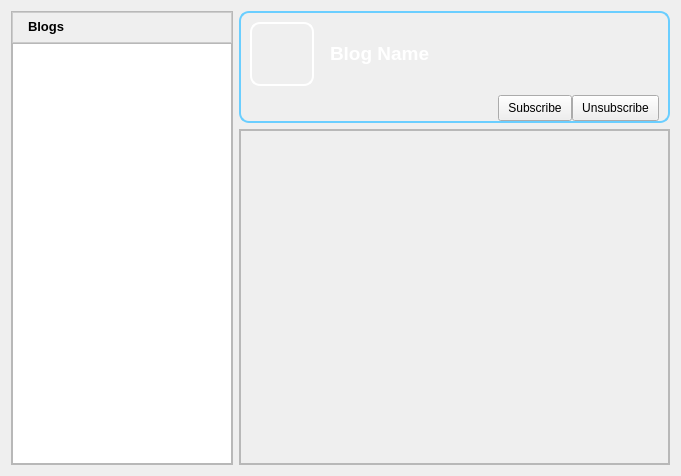
<?xml version="1.0" encoding="UTF-8"?>
<ui version="4.0">
 <class>BlogsDialog</class>
 <widget class="QWidget" name="BlogsDialog">
  <property name="geometry">
   <rect>
    <x>0</x>
    <y>0</y>
    <width>681</width>
    <height>476</height>
   </rect>
  </property>
  <property name="sizeIncrement">
   <size>
    <width>0</width>
    <height>0</height>
   </size>
  </property>
  <property name="baseSize">
   <size>
    <width>0</width>
    <height>0</height>
   </size>
  </property>
  <property name="windowTitle">
   <string>Form</string>
  </property>
  <layout class="QGridLayout" name="gridLayout_7">
   <item row="0" column="0">
    <widget class="QFrame" name="chanFrame">
     <property name="sizePolicy">
      <sizepolicy hsizetype="Preferred" vsizetype="Preferred">
       <horstretch>0</horstretch>
       <verstretch>0</verstretch>
      </sizepolicy>
     </property>
     <property name="minimumSize">
      <size>
       <width>222</width>
       <height>0</height>
      </size>
     </property>
     <property name="maximumSize">
      <size>
       <width>222</width>
       <height>16777215</height>
      </size>
     </property>
     <property name="sizeIncrement">
      <size>
       <width>0</width>
       <height>0</height>
      </size>
     </property>
     <property name="baseSize">
      <size>
       <width>221</width>
       <height>0</height>
      </size>
     </property>
     <property name="frameShape">
      <enum>QFrame::StyledPanel</enum>
     </property>
     <property name="frameShadow">
      <enum>QFrame::Raised</enum>
     </property>
     <layout class="QGridLayout" name="gridLayout_5">
      <property name="margin">
       <number>0</number>
      </property>
      <property name="spacing">
       <number>0</number>
      </property>
      <item row="0" column="0">
       <widget class="QFrame" name="chheaderframe">
        <property name="minimumSize">
         <size>
          <width>220</width>
          <height>0</height>
         </size>
        </property>
        <property name="maximumSize">
         <size>
          <width>220</width>
          <height>38</height>
         </size>
        </property>
        <property name="baseSize">
         <size>
          <width>220</width>
          <height>0</height>
         </size>
        </property>
        <property name="styleSheet">
         <string notr="true"> QFrame#chheaderframe{
background-color: qlineargradient(x1:0, y1:0, x2:0, y2:1,
                                       stop:0 #FEFEFE, stop:1 #E8E8E8);

border: 1px solid #CCCCCC;}

</string>
        </property>
        <property name="frameShape">
         <enum>QFrame::StyledPanel</enum>
        </property>
        <property name="frameShadow">
         <enum>QFrame::Raised</enum>
        </property>
        <layout class="QGridLayout" name="gridLayout_6">
         <property name="margin">
          <number>2</number>
         </property>
         <item row="0" column="0">
          <layout class="QGridLayout" name="_2">
           <property name="verticalSpacing">
            <number>0</number>
           </property>
           <item row="0" column="0">
            <widget class="QLabel" name="label">
             <property name="maximumSize">
              <size>
               <width>24</width>
               <height>24</height>
              </size>
             </property>
             <property name="text">
              <string/>
             </property>
             <property name="pixmap">
              <pixmap resource="../../images.qrc">:/images/kblogger.png</pixmap>
             </property>
             <property name="scaledContents">
              <bool>true</bool>
             </property>
            </widget>
           </item>
           <item row="0" column="1">
            <widget class="QLabel" name="label_2">
             <property name="text">
              <string>&lt;!DOCTYPE HTML PUBLIC &quot;-//W3C//DTD HTML 4.0//EN&quot; &quot;http://www.w3.org/TR/REC-html40/strict.dtd&quot;&gt;
&lt;html&gt;&lt;head&gt;&lt;meta name=&quot;qrichtext&quot; content=&quot;1&quot; /&gt;&lt;style type=&quot;text/css&quot;&gt;
p, li { white-space: pre-wrap; }
&lt;/style&gt;&lt;/head&gt;&lt;body style=&quot; font-family:'MS Shell Dlg 2'; font-size:8.25pt; font-weight:400; font-style:normal;&quot;&gt;
&lt;p style=&quot; margin-top:0px; margin-bottom:0px; margin-left:0px; margin-right:0px; -qt-block-indent:0; text-indent:0px;&quot;&gt;&lt;span style=&quot; font-family:'Arial'; font-size:10pt; font-weight:600;&quot;&gt;Blogs&lt;/span&gt;&lt;/p&gt;&lt;/body&gt;&lt;/html&gt;</string>
             </property>
            </widget>
           </item>
          </layout>
         </item>
         <item row="0" column="1">
          <spacer>
           <property name="orientation">
            <enum>Qt::Horizontal</enum>
           </property>
           <property name="sizeHint" stdset="0">
            <size>
             <width>123</width>
             <height>13</height>
            </size>
           </property>
          </spacer>
         </item>
         <item row="0" column="3">
          <widget class="QPushButton" name="blogpushButton">
           <property name="toolTip">
            <string>Add</string>
           </property>
           <property name="styleSheet">
            <string notr="true">QPushButton::menu-indicator {
     subcontrol-origin: padding;
     subcontrol-position: bottom right;
 }

 QPushButton::menu-indicator:pressed, QPushButton::menu-indicator:open {
     position: relative;
     top: 2px; left: 2px; /* shift the arrow by 2 px */
 }

 QPushButton:hover {
	border: 1px solid #CCCCCC;
 }</string>
           </property>
           <property name="text">
            <string/>
           </property>
           <property name="icon">
            <iconset resource="../../images.qrc">
             <normaloff>:/images/edit_add24.png</normaloff>:/images/edit_add24.png</iconset>
           </property>
           <property name="iconSize">
            <size>
             <width>16</width>
             <height>16</height>
            </size>
           </property>
           <property name="default">
            <bool>false</bool>
           </property>
           <property name="flat">
            <bool>true</bool>
           </property>
          </widget>
         </item>
         <item row="0" column="2">
          <widget class="QToolButton" name="postButton">
           <property name="sizePolicy">
            <sizepolicy hsizetype="Preferred" vsizetype="Fixed">
             <horstretch>0</horstretch>
             <verstretch>0</verstretch>
            </sizepolicy>
           </property>
           <property name="minimumSize">
            <size>
             <width>0</width>
             <height>25</height>
            </size>
           </property>
           <property name="toolTip">
            <string>&lt;!DOCTYPE HTML PUBLIC &quot;-//W3C//DTD HTML 4.0//EN&quot; &quot;http://www.w3.org/TR/REC-html40/strict.dtd&quot;&gt;
&lt;html&gt;&lt;head&gt;&lt;meta name=&quot;qrichtext&quot; content=&quot;1&quot; /&gt;&lt;style type=&quot;text/css&quot;&gt;
p, li { white-space: pre-wrap; }
&lt;/style&gt;&lt;/head&gt;&lt;body style=&quot; font-family:'MS Shell Dlg 2'; font-size:8.25pt; font-weight:400; font-style:normal;&quot;&gt;
&lt;p style=&quot; margin-top:0px; margin-bottom:0px; margin-left:0px; margin-right:0px; -qt-block-indent:0; text-indent:0px;&quot;&gt;&lt;span style=&quot; font-size:8pt;&quot;&gt;Post To Blog&lt;/span&gt;&lt;/p&gt;&lt;/body&gt;&lt;/html&gt;</string>
           </property>
           <property name="styleSheet">
            <string notr="true"/>
           </property>
           <property name="text">
            <string/>
           </property>
           <property name="icon">
            <iconset resource="../../images.qrc">
             <normaloff>:/images/mail_send.png</normaloff>:/images/mail_send.png</iconset>
           </property>
           <property name="autoRaise">
            <bool>true</bool>
           </property>
          </widget>
         </item>
        </layout>
       </widget>
      </item>
      <item row="1" column="0">
       <widget class="QTreeView" name="treeView">
        <property name="contextMenuPolicy">
         <enum>Qt::CustomContextMenu</enum>
        </property>
       </widget>
      </item>
     </layout>
    </widget>
   </item>
   <item row="0" column="1">
    <layout class="QGridLayout" name="gridLayout_4">
     <item row="0" column="0">
      <widget class="QFrame" name="frame">
       <property name="styleSheet">
        <string notr="true">QFrame#frame{
border: 2px solid #6ACEFF;
border-radius: 10px;
background-color: qlineargradient(x1:0, y1:0, x2:0, y2:1,
                                       stop:0 #0076B1, stop:1 #12A3EB);}</string>
       </property>
       <property name="frameShape">
        <enum>QFrame::StyledPanel</enum>
       </property>
       <property name="frameShadow">
        <enum>QFrame::Raised</enum>
       </property>
       <layout class="QGridLayout" name="gridLayout_3">
        <property name="verticalSpacing">
         <number>0</number>
        </property>
        <property name="margin">
         <number>0</number>
        </property>
        <item row="0" column="0">
         <layout class="QGridLayout" name="gridLayout_2">
          <property name="horizontalSpacing">
           <number>16</number>
          </property>
          <property name="margin">
           <number>9</number>
          </property>
          <item row="0" column="0">
           <widget class="QLabel" name="iconLabel">
            <property name="minimumSize">
             <size>
              <width>64</width>
              <height>64</height>
             </size>
            </property>
            <property name="maximumSize">
             <size>
              <width>64</width>
              <height>64</height>
             </size>
            </property>
            <property name="styleSheet">
             <string notr="true">QLabel{
border: 2px solid white;
border-radius: 10px;
}</string>
            </property>
            <property name="text">
             <string/>
            </property>
            <property name="pixmap">
             <pixmap resource="../../images.qrc">:/images/hi64-app-kblogger.png</pixmap>
            </property>
            <property name="scaledContents">
             <bool>false</bool>
            </property>
            <property name="alignment">
             <set>Qt::AlignCenter</set>
            </property>
           </widget>
          </item>
          <item row="0" column="1">
           <widget class="QLabel" name="nameLabel">
            <property name="font">
             <font>
              <weight>75</weight>
              <bold>true</bold>
             </font>
            </property>
            <property name="styleSheet">
             <string notr="true"/>
            </property>
            <property name="text">
             <string>&lt;!DOCTYPE HTML PUBLIC &quot;-//W3C//DTD HTML 4.0//EN&quot; &quot;http://www.w3.org/TR/REC-html40/strict.dtd&quot;&gt;
&lt;html&gt;&lt;head&gt;&lt;meta name=&quot;qrichtext&quot; content=&quot;1&quot; /&gt;&lt;style type=&quot;text/css&quot;&gt;
p, li { white-space: pre-wrap; }
&lt;/style&gt;&lt;/head&gt;&lt;body style=&quot; font-family:'MS Shell Dlg 2'; font-size:8.25pt; font-weight:600; font-style:normal;&quot;&gt;
&lt;p style=&quot; margin-top:0px; margin-bottom:0px; margin-left:0px; margin-right:0px; -qt-block-indent:0; text-indent:0px;&quot;&gt;&lt;span style=&quot; font-family:'DejaVu Sans'; font-size:14pt; color:#ffffff;&quot;&gt;Blog Name&lt;/span&gt;&lt;/p&gt;&lt;/body&gt;&lt;/html&gt;</string>
            </property>
            <property name="scaledContents">
             <bool>true</bool>
            </property>
           </widget>
          </item>
         </layout>
        </item>
        <item row="1" column="0">
         <layout class="QGridLayout" name="gridLayout">
          <property name="leftMargin">
           <number>9</number>
          </property>
          <property name="rightMargin">
           <number>9</number>
          </property>
          <item row="0" column="3">
           <widget class="QPushButton" name="unsubscribeButton">
            <property name="sizePolicy">
             <sizepolicy hsizetype="Fixed" vsizetype="Fixed">
              <horstretch>0</horstretch>
              <verstretch>0</verstretch>
             </sizepolicy>
            </property>
            <property name="minimumSize">
             <size>
              <width>26</width>
              <height>26</height>
             </size>
            </property>
            <property name="toolTip">
             <string>&lt;!DOCTYPE HTML PUBLIC &quot;-//W3C//DTD HTML 4.0//EN&quot; &quot;http://www.w3.org/TR/REC-html40/strict.dtd&quot;&gt;
&lt;html&gt;&lt;head&gt;&lt;meta name=&quot;qrichtext&quot; content=&quot;1&quot; /&gt;&lt;style type=&quot;text/css&quot;&gt;
p, li { white-space: pre-wrap; }
&lt;/style&gt;&lt;/head&gt;&lt;body style=&quot; font-family:'MS Shell Dlg 2'; font-weight:400; font-style:normal;&quot;&gt;
&lt;p style=&quot; margin-top:0px; margin-bottom:0px; margin-left:0px; margin-right:0px; -qt-block-indent:0; text-indent:0px;&quot;&gt;&lt;span style=&quot; font-size:9pt;&quot;&gt;Unsubscribe To Blog&lt;/span&gt;&lt;/p&gt;&lt;/body&gt;&lt;/html&gt;</string>
            </property>
            <property name="styleSheet">
             <string notr="true">QToolButton, QPushButton, QComboBox { 
border-image: url(:/images/btn_26.png) 4;
border-width: 4;
padding: 0px 6px;
font-size: 12px;
}

QToolButton:hover, QPushButton:hover, QComboBox:hover { 
border-image: url(:/images/btn_26_hover.png) 4;
}

QToolButton:disabled, QPushButton:disabled, QComboBox::disabled {
color:gray;
}

QToolButton:pressed, QPushButton:pressed{
border-image: url(:/images/btn_26_pressed.png) 4;
}</string>
            </property>
            <property name="text">
             <string>Unsubscribe</string>
            </property>
           </widget>
          </item>
          <item row="0" column="2">
           <widget class="QPushButton" name="subscribeButton">
            <property name="sizePolicy">
             <sizepolicy hsizetype="Fixed" vsizetype="Fixed">
              <horstretch>0</horstretch>
              <verstretch>0</verstretch>
             </sizepolicy>
            </property>
            <property name="minimumSize">
             <size>
              <width>26</width>
              <height>26</height>
             </size>
            </property>
            <property name="maximumSize">
             <size>
              <width>16777215</width>
              <height>26</height>
             </size>
            </property>
            <property name="toolTip">
             <string>&lt;!DOCTYPE HTML PUBLIC &quot;-//W3C//DTD HTML 4.0//EN&quot; &quot;http://www.w3.org/TR/REC-html40/strict.dtd&quot;&gt;
&lt;html&gt;&lt;head&gt;&lt;meta name=&quot;qrichtext&quot; content=&quot;1&quot; /&gt;&lt;style type=&quot;text/css&quot;&gt;
p, li { white-space: pre-wrap; }
&lt;/style&gt;&lt;/head&gt;&lt;body style=&quot; font-family:'MS Shell Dlg 2'; font-weight:400; font-style:normal;&quot;&gt;
&lt;p style=&quot; margin-top:0px; margin-bottom:0px; margin-left:0px; margin-right:0px; -qt-block-indent:0; text-indent:0px;&quot;&gt;&lt;span style=&quot; font-size:9pt;&quot;&gt;Subscribe To Blog&lt;/span&gt;&lt;/p&gt;&lt;/body&gt;&lt;/html&gt;</string>
            </property>
            <property name="styleSheet">
             <string notr="true">QToolButton, QPushButton, QComboBox { 
border-image: url(:/images/btn_26.png) 4;
border-width: 4;
padding: 0px 6px;
font-size: 12px;
}

QToolButton:hover, QPushButton:hover, QComboBox:hover { 
border-image: url(:/images/btn_26_hover.png) 4;
}

QToolButton:disabled, QPushButton:disabled, QComboBox::disabled {
color:gray;
}

QToolButton:pressed, QPushButton:pressed{
border-image: url(:/images/btn_26_pressed.png) 4;
}</string>
            </property>
            <property name="text">
             <string>Subscribe</string>
            </property>
           </widget>
          </item>
          <item row="0" column="0" colspan="2">
           <spacer name="horizontalSpacer">
            <property name="orientation">
             <enum>Qt::Horizontal</enum>
            </property>
            <property name="sizeHint" stdset="0">
             <size>
              <width>40</width>
              <height>20</height>
             </size>
            </property>
           </spacer>
          </item>
         </layout>
        </item>
       </layout>
      </widget>
     </item>
     <item row="1" column="0">
      <widget class="QFrame" name="msgFrame">
       <property name="sizePolicy">
        <sizepolicy hsizetype="Expanding" vsizetype="Expanding">
         <horstretch>1</horstretch>
         <verstretch>0</verstretch>
        </sizepolicy>
       </property>
       <property name="sizeIncrement">
        <size>
         <width>0</width>
         <height>0</height>
        </size>
       </property>
       <property name="styleSheet">
        <string notr="true"/>
       </property>
       <property name="frameShape">
        <enum>QFrame::StyledPanel</enum>
       </property>
       <property name="frameShadow">
        <enum>QFrame::Raised</enum>
       </property>
       <layout class="QGridLayout" name="gridLayout_8">
        <property name="margin">
         <number>0</number>
        </property>
        <property name="spacing">
         <number>0</number>
        </property>
        <item row="0" column="0">
         <widget class="QScrollArea" name="scrollArea">
          <property name="widgetResizable">
           <bool>true</bool>
          </property>
          <property name="alignment">
           <set>Qt::AlignBottom|Qt::AlignLeading|Qt::AlignLeft</set>
          </property>
          <widget class="QWidget" name="scrollAreaWidgetContents">
           <property name="geometry">
            <rect>
             <x>0</x>
             <y>0</y>
             <width>429</width>
             <height>332</height>
            </rect>
           </property>
           <property name="styleSheet">
            <string notr="true">QWidget#scrollAreaWidgetContents{border: none;}</string>
           </property>
           <layout class="QVBoxLayout" name="verticalLayout">
            <property name="spacing">
             <number>0</number>
            </property>
            <property name="margin">
             <number>0</number>
            </property>
            <item>
             <layout class="QVBoxLayout" name="verticalLayout_2"/>
            </item>
            <item>
             <spacer name="verticalSpacer">
              <property name="orientation">
               <enum>Qt::Vertical</enum>
              </property>
              <property name="sizeHint" stdset="0">
               <size>
                <width>391</width>
                <height>266</height>
               </size>
              </property>
             </spacer>
            </item>
           </layout>
          </widget>
         </widget>
        </item>
       </layout>
      </widget>
     </item>
    </layout>
   </item>
  </layout>
  <action name="actionCreate_Blog">
   <property name="icon">
    <iconset resource="../../images.qrc">
     <normaloff>:/images/kblogger.png</normaloff>:/images/kblogger.png</iconset>
   </property>
   <property name="text">
    <string>Create New Blog</string>
   </property>
   <property name="toolTip">
    <string>Create New Blog</string>
   </property>
  </action>
 </widget>
 <resources>
  <include location="../../images.qrc"/>
 </resources>
 <connections/>
</ui>
